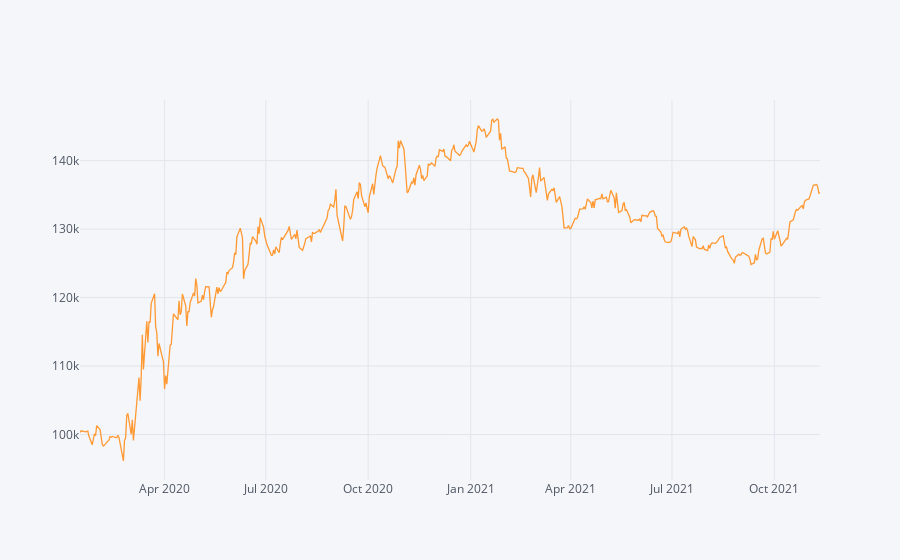

Write notebook code for a chart like this one.
### Code cell
#Todo:
# Calculate the Absolute Return of our trend-following trading strategy
rdf = results['result_df']
final_value= rdf.account_val.iloc[-1]
initial_value = starting_capital
absolute_return_tf = (final_value-initial_value) / initial_value
print(absolute_return_tf)

# Calculate the CAGR or our trend-following trading strategy
CAGR_tf = ((final_value/initial_value)**(252/len(df)))-1
print(CAGR_tf)

# Calculate the IR (Sharpe without RF-rate) of our trend-following trading strategy
information_ratio_tf = (rdf.account_val.pct_change().dropna().mean()/rdf.account_val.pct_change().dropna().std())*(252**0.5)
print(information_ratio_tf)

#Plot the equity curve (hint: use 'account_val')
rdf.account_val.iplot()

### Figure 1 — Plotly figure (JSON) as saved in the notebook; plotly's stock layout.template omitted (floating-point values rounded to 4 significant figures; data arrays with more than 128 entries replaced by an {"elided": "..."} marker saying what was removed)
{"data": [{"line": {"color": "rgba(255, 153, 51, 1.0)", "dash": "solid", "shape": "linear", "width": 1.3}, "mode": "lines", "name": "account_val", "text": "", "type": "scatter", "x": {"elided": "461 str values"}, "y": {"elided": "461 float values"}}], "layout": {"autosize": true, "legend": {"bgcolor": "#F5F6F9", "font": {"color": "#4D5663"}}, "paper_bgcolor": "#F5F6F9", "plot_bgcolor": "#F5F6F9", "title": {"font": {"color": "#4D5663"}}, "xaxis": {"autorange": true, "gridcolor": "#E1E5ED", "range": ["2020-01-16", "2021-11-11"], "showgrid": true, "tickfont": {"color": "#4D5663"}, "title": {"font": {"color": "#4D5663"}, "text": ""}, "type": "date", "zerolinecolor": "#E1E5ED"}, "yaxis": {"autorange": true, "gridcolor": "#E1E5ED", "range": [93360.0, 148900.0], "showgrid": true, "tickfont": {"color": "#4D5663"}, "title": {"font": {"color": "#4D5663"}, "text": ""}, "type": "linear", "zerolinecolor": "#E1E5ED"}}}
